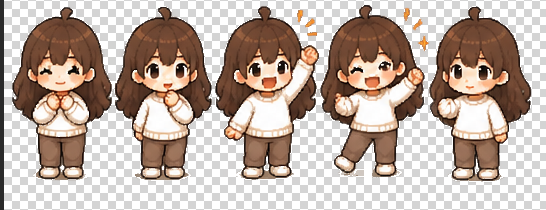
#> input picture a06fb0d9120edfc77b7fbbd72a1b016b.png, 546 x 210 px, found by its file name
$ python celebrate_match_drinking_1to1.py
#> lines starting #> are read from the running program, lines starting #| are printed output that depends on the picture
# -*- coding: utf-8 -*-
"""庆祝 sprite 完全复刻喝水小人 100% 成功方案（1:1 同构）。

喝水成功的关键指标：
  单帧原始 canvas = 155x254  →  sprite sheet = 930x254
  容器显示 = 90x148（155:254 等比缩放）
  background-size = 540px 100%（=90*6）
  keyframes 偏移 = 0, -90, -180, -270, -360, -450

之前庆祝失败的根因：庆祝帧 canvas 只有 113x254 → 显示帧只能 66x148，
需要额外计算"90 宽容器内水平居中 12px"→ 每帧偏移变成 12,-54,-120...
多了一套自定义计算逻辑，任何半像素误差或 cache 旧图都会看起来像"轮播 / 瞬移"。

本脚本 100% 对齐喝水流水线：
  1) 从源头 a06fb0d9.png 开始，§1.1「连边全清」抠图（不管颜色，连边就全透）
  2) §1.2 脚底中心锚点对齐（和喝水用同一 FOOT_BAND_RATIO=0.12 中位数算法）
  3) 对齐后把角色贴进【强制固定 155x254】canvas（和喝水帧宽高完全相同），
     脚锚点 Y 对齐 canvas 底部 - PAD 位置（与喝水同一位置），X 对齐 canvas 中线
  4) 最终输出 sprite sheet = 930x254（和喝水 930x254 完全一致）
  → 这样庆祝层的 CSS / keyframes **可以逐字复制**喝水的 xd-play，绝对不出错
"""
import os, shutil
from PIL import Image

SRC_ORIGINAL = r"c:\Users\29948\Desktop\workbuddy\a06fb0d9120edfc77b7fbbd72a1b016b.png"
DST          = r"c:\Users\29948\Desktop\workbuddy\yuji-app\assets\pixel\xiaowo-celebrate.png"
FRAME_COUNT  = 6

# ===== 以下常量全部抄自 align_xiaowo_drinking_v2.py（确保 1:1 同构）=====
TARGET_FRAME_W = 155   # 和喝水帧宽完全一致！（930 / 6 = 155）
TARGET_FRAME_H = 254   # 和喝水帧高完全一致！
PAD            = 2
FOOT_BAND_RATIO = 0.12
EDGE_ALPHA     = 30

# ─────────────────────────────────────────────────
# Step 1: Skill §1.1 「连边全清」抠图（适用于任何颜色背景）
# ─────────────────────────────────────────────────
def cutout_edge(path_in, path_out):
    img = Image.open(path_in).convert("RGBA")
#> img is the input picture: PIL image 546x210 RGBA; mean R, G, B, A 169.5, 154.1, 144.6, 190.9
    w, h = img.size
#> w = 546; h = 210
    px = img.load()
    visited = [[False]*h for _ in range(w)]
    stack = []
    for x in range(w):
        for y in (0, h-1):
            if px[x,y][3] > 0 and not visited[x][y]:
                visited[x][y] = True; stack.append((x,y))
    for y in range(h):
        for x in (0, w-1):
            if px[x,y][3] > 0 and not visited[x][y]:
                visited[x][y] = True; stack.append((x,y))
    while stack:
        x, y = stack.pop()
        r,g,b,a = px[x,y]
        if a <= 0: continue
        px[x,y] = (0,0,0,0)
        for dx,dy in ((1,0),(-1,0),(0,1),(0,-1)):
            nx, ny = x+dx, y+dy
            if 0<=nx<w and 0<=ny<h and not visited[nx][ny]:
                if px[nx,ny][3] > 0:
                    visited[nx][ny] = True
                    stack.append((nx,ny))
#> this loop made 53663 passes
#> (r, g, b) on passes 1 to 3: (212, 212, 212), (212, 212, 212), (212, 212, 212)
#> after the loop, stack = []; visited = 546 items
    img.save(path_out)
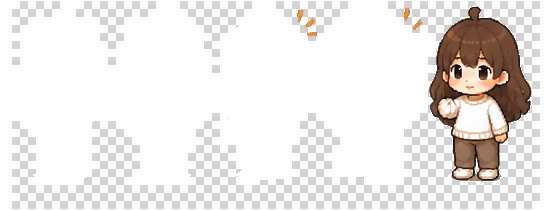
#> saved as xiaowo-celebrate.png: PIL image 546x210 RGBA; mean R, G, B, A 97, 94.2, 92.3, 72.3; transparent parts drawn white
    transparent = sum(1 for y in range(h) for x in range(w) if px[x,y][3]<=EDGE_ALPHA)
#> transparent = 82069
    print(f"[cutout-edge] {w}x{h} 透明占比 {100*transparent/(w*h):.1f}%（>=50% 良）")
#| [cutout-edge] 546x210 透明占比 71.6%（>=50% 良）

# ─────────────────────────────────────────────────
# Step 2: bbox + 脚底锚点（和喝水 v2 完全同算法）
# ─────────────────────────────────────────────────
def bbox(img):
    w,h = img.size; p = img.load()
    mnx,mny,mxx,mxy = w,h,-1,-1
    for y in range(h):
        for x in range(w):
            if p[x,y][3] > EDGE_ALPHA:
                if x<mnx: mnx=x
                if y<mny: mny=y
                if x>mxx: mxx=x
                if y>mxy: mxy=y
    return (mnx,mny,mxx,mxy) if mxx>=0 else None

def foot_center_x(frame_img, bb):
    cx0,cy0,cx1,cy1 = bb
    ch = cy1-cy0+1
    band_h = max(2, int(ch*FOOT_BAND_RATIO))
    by0, by1 = cy1-band_h+1, cy1
    p = frame_img.load()
    xs = []
    for y in range(by0, by1+1):
        for x in range(cx0, cx1+1):
            if p[x,y][3] > EDGE_ALPHA: xs.append(x)
    if not xs: return (cx0+cx1)//2
    xs.sort(); return xs[len(xs)//2]

# ─────────────────────────────────────────────────
# MAIN
# ─────────────────────────────────────────────────
os.makedirs(os.path.dirname(DST), exist_ok=True)

# 1) cutout
print("STEP 1/3: cutout")
cutout_edge(SRC_ORIGINAL, DST)

# 2) 切帧 + 抠角色本体 + 算脚锚
print("\nSTEP 2/3: bbox + foot anchor (和喝水 v2 同算法)")
sheet = Image.open(DST).convert("RGBA")
W, H = sheet.size
#> W = 546; H = 210
FW = W // FRAME_COUNT
#> FW = 91
chars = []
fx_local_list = []
fy_local_list = []
for i in range(FRAME_COUNT):
    x0, x1 = i*FW, ((i+1)*FW if i<FRAME_COUNT-1 else W)
    frame = sheet.crop((x0,0,x1,H))
    bb = bbox(frame)
    if not bb: continue
    char = frame.crop(bb)
    cx0 = bb[0]; cy0 = bb[1]
    fx_global = foot_center_x(frame, bb)
    fy_global = bb[3]
    chars.append(char)
    fx_local_list.append(fx_global - cx0)
    fy_local_list.append(fy_global - cy0)
    print(f"  frame {i}: char {char.size}, foot_local ({fx_global-cx0},{fy_global-cy0})")
#> this loop made 6 passes
#> (bb, cx1 in foot_center_x, fx_global) on passes 1 to 6: ((12, 1, 90, 208), 90, 49), ((0, 1, 90, 208), 90, 45), ((0, 1, 90, 208), 90, 45), ((0, 1, 90, 208), 90, 45), ((0, 1, 90, 208), 90, 45), ((0, 1, 84, 208), 84, 41)
#|   frame 0: char (78, 207), foot_local (37,207)
#|   frame 1: char (90, 207), foot_local (45,207)
#|   frame 2: char (90, 207), foot_local (45,207)
#|   frame 3: char (90, 207), foot_local (45,207)
#|   frame 4: char (90, 207), foot_local (45,207)
#|   frame 5: char (84, 207), foot_local (41,207)
#> pass 1, `frame = sheet.crop((x0,0,x1,H))`:
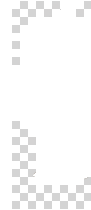
#> frame: PIL image 91x210 RGBA; mean R, G, B, A 65.8, 66.3, 66.5, 32.8; transparent parts drawn white
#> pass 1, `char = frame.crop(bb)`:
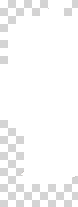
#> char: PIL image 78x207 RGBA; mean R, G, B, A 66, 66.4, 66.5, 37.9; transparent parts drawn white
#> after the loop:
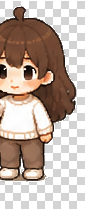
#> frame: PIL image 91x210 RGBA; mean R, G, B, A 163.9, 149, 139.8, 181.6; transparent parts drawn white
#> after the loop, chars = 6 items; fx_local_list = [37, 45, 45, 45, 45, 41]; fy_local_list = [207, 207, 207, 207, 207, 207]

# 3) 强制贴入 155×254 canvas（和喝水帧完全相同尺寸）
#    脚锚点 Y 对齐到 canvas 底部 - PAD（与喝水同一基准）
#    X 对齐到 canvas 中线（= TARGET_FRAME_W//2 = 77.5，整数取 77）
print(f"\nSTEP 3/3: 强制 canvas {TARGET_FRAME_W}x{TARGET_FRAME_H}（和喝水帧完全同尺寸）")
CANVAS_W = TARGET_FRAME_W
CANVAS_H = TARGET_FRAME_H
ANCHOR_X_TARGET = CANVAS_W // 2     # = 77
ANCHOR_Y_TARGET = CANVAS_H - PAD   # = 252（和喝水 v2: canvas_h - PAD 完全一致）

# ★ 关键修复：使用 bbox 中心对齐（而非脚底中心）
#   庆祝动画各帧角色身体（手臂/身体）位置变化大，脚底中心对齐会导致身体左右偏移。
#   bbox 中心对齐让角色身体居中，更稳定。
frames = []
for i in range(FRAME_COUNT):
    x0, x1 = i*FW, ((i+1)*FW if i<FRAME_COUNT-1 else W)
    frame = sheet.crop((x0,0,x1,H))
    bb = bbox(frame)
    if not bb:
        frames.append(Image.new("RGBA", (CANVAS_W, CANVAS_H), (0,0,0,0)))
        continue
    char = frame.crop(bb)
    cx0, cy0, cx1, cy1 = bb
    # bbox 中心 X 作为锚点
    bbox_center_x = (cx0 + cx1) // 2
    foot_y = cy1
    canvas = Image.new("RGBA", (CANVAS_W, CANVAS_H), (0,0,0,0))
    # bbox 中心对齐 canvas 中线
    paste_x = ANCHOR_X_TARGET - (bbox_center_x - cx0)
    paste_y = ANCHOR_Y_TARGET - (foot_y - cy0)
    canvas.paste(char, (paste_x, paste_y), char)
    frames.append(canvas)
    print(f"  frame {i}: bbox_center_x={bbox_center_x}, paste_x={paste_x}, char={char.size}")
#> this loop made 6 passes
#> (bb, cx0, cx1, bbox_center_x, paste_x) on passes 1 to 6: ((12, 1, 90, 208), 12, 90, 51, 38), ((0, 1, 90, 208), 0, 90, 45, 32), ((0, 1, 90, 208), 0, 90, 45, 32), ((0, 1, 90, 208), 0, 90, 45, 32), ((0, 1, 90, 208), 0, 90, 45, 32), ((0, 1, 84, 208), 0, 84, 42, 35)
#|   frame 0: bbox_center_x=51, paste_x=38, char=(78, 207)
#|   frame 1: bbox_center_x=45, paste_x=32, char=(90, 207)
#|   frame 2: bbox_center_x=45, paste_x=32, char=(90, 207)
#|   frame 3: bbox_center_x=45, paste_x=32, char=(90, 207)
#|   frame 4: bbox_center_x=45, paste_x=32, char=(90, 207)
#|   frame 5: bbox_center_x=42, paste_x=35, char=(84, 207)
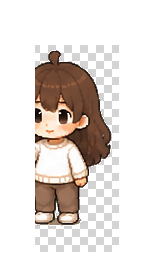
#> canvas: PIL image 155x254 RGBA; mean R, G, B, A 57.4, 49.9, 45.4, 87.1; transparent parts drawn white
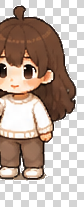
#> char: PIL image 84x207 RGBA; mean R, G, B, A 169.6, 153.1, 142.9, 197.5; transparent parts drawn white
#> after the loop, frames = 6 items
out = Image.new("RGBA", (CANVAS_W*FRAME_COUNT, CANVAS_H), (0,0,0,0))
#> out: PIL image 930x254 RGBA; every value is 0
for i, c in enumerate(frames):
    out.paste(c, (i*CANVAS_W, 0), c)
#> this loop made 6 passes
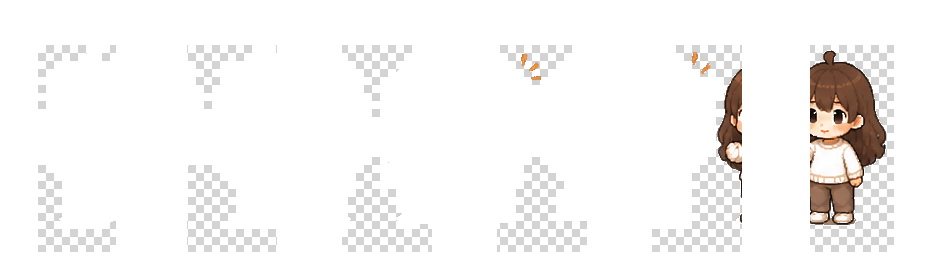
#> out: PIL image 930x254 RGBA; mean R, G, B, A 25.4, 23.8, 22.8, 34.4; transparent parts drawn white
out.save(DST)
print(f"✅ 最终 sprite -> {DST}  ({out.size})  单帧 {CANVAS_W}x{CANVAS_H}")
#| ✅ 最终 sprite -> c:\Users\29948\Desktop\workbuddy\yuji-app\assets\pixel\xiaowo-celebrate.png  ((930, 254))  单帧 155x254

# 校验：和喝水的 930x254 完全相等
assert out.size == (930, 254), f"FAIL: 需要 930x254 但得到 {out.size}"
print(f"   ★ 与喝水帧 {930, 254} 完全一致！CSS 可 1:1 复制。")

# 自检：每帧在 155×254 canvas 里 bbox 中心 X 应该 ≈ 77 ±2
px = out.load()
print("\n[verify] 对齐后 bbox 中心 X（应≈77，diff≤2px）:")
centers = []
for i in range(FRAME_COUNT):
    x0 = i*CANVAS_W
    mnx,mxx = CANVAS_W,-1
    for y in range(CANVAS_H):
        for x in range(x0, x0+CANVAS_W):
            if px[x,y][3] > EDGE_ALPHA:
                cx = x - x0
                if cx<mnx: mnx=cx
                if cx>mxx: mxx=cx
    if mxx >= 0:
        center = (mnx + mxx) // 2
        centers.append(center)
        print(f"  frame {i}: bbox_center_x = {center} (target=77)")
print(f"  X range {min(centers)}~{max(centers)}, diff={max(centers)-min(centers)}px {'✅' if max(centers)-min(centers)<=2 else '⚠️'}")
